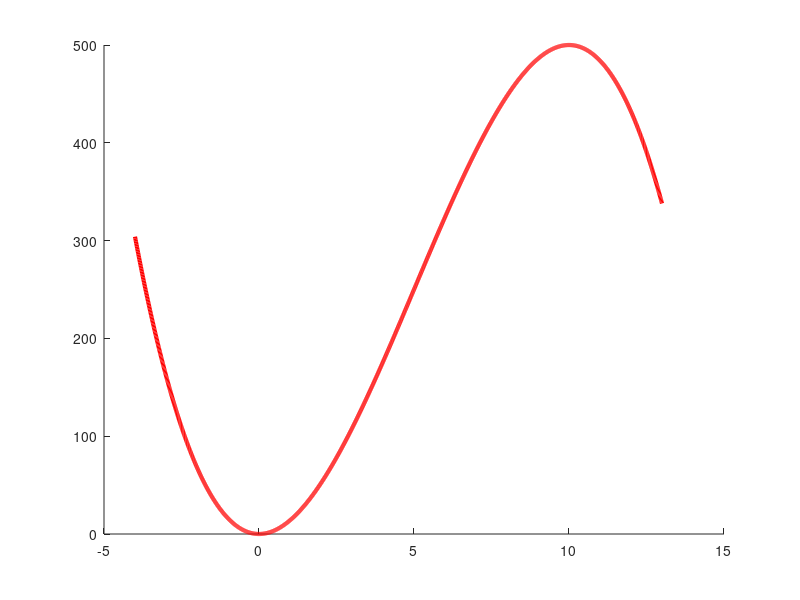

The MATLAB source for this figure:
function nonConvexFn
%A non convex function in 1d


hold all;

xmin = -4;  xmax = 13;
ymin = -50; ymax = 600;

domain = xmin:0.01:xmax;

f = @(x)-x.^3 + 15*x.^2;
Xk = 8;

f1 = @(x) -3*x.^2 + 30*x;
f2 = @(x) -6*x + 30;


t = @(x) f(Xk) + f1(Xk)*(x - Xk) + (1/2)*f2(Xk)*(x - Xk).^2;
[val, maxNDX] = max(t(domain));
maximum = domain(maxNDX);

h1=plot(domain,f(domain),'-r','LineWidth',3);

end
